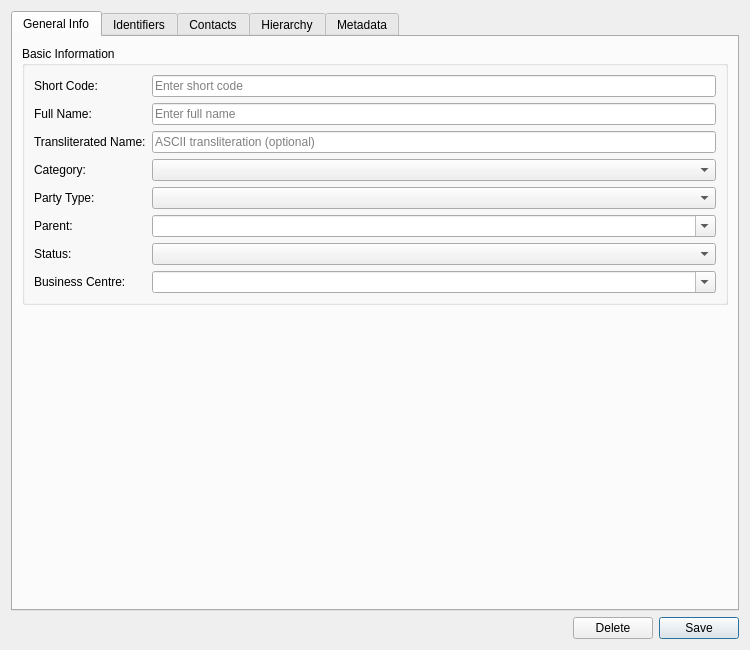
<?xml version="1.0" encoding="UTF-8"?>
<ui version="4.0">
 <class>EntityDetailDialog</class>
 <widget class="QWidget" name="EntityDetailDialog">
  <property name="geometry">
   <rect>
    <x>0</x>
    <y>0</y>
    <width>750</width>
    <height>650</height>
   </rect>
  </property>
  <property name="sizePolicy">
   <sizepolicy hsizetype="Preferred" vsizetype="Preferred">
    <horstretch>0</horstretch>
    <verstretch>0</verstretch>
   </sizepolicy>
  </property>
  <property name="minimumSize">
   <size>
    <width>700</width>
    <height>600</height>
   </size>
  </property>
  <property name="windowTitle">
   <string>Entity Details</string>
  </property>
  <layout class="QVBoxLayout" name="verticalLayout">
   <item>
    <widget class="QTabWidget" name="tabWidget">
     <property name="currentIndex">
      <number>0</number>
     </property>
     <widget class="QWidget" name="generalInfoTab">
      <attribute name="title">
       <string>General Info</string>
      </attribute>
      <layout class="QVBoxLayout" name="generalInfoLayout">
       <item>
        <widget class="QGroupBox" name="basicInfoGroup">
         <property name="title">
          <string>Basic Information</string>
         </property>
         <layout class="QFormLayout" name="formLayout">
          <item row="0" column="0">
           <widget class="QLabel" name="label_codeEdit">
            <property name="text">
             <string>Short Code:</string>
            </property>
           </widget>
          </item>
          <item row="0" column="1">
           <widget class="QLineEdit" name="codeEdit">
            <property name="placeholderText">
             <string>Enter short code</string>
            </property>
           </widget>
          </item>
          <item row="1" column="0">
           <widget class="QLabel" name="label_nameEdit">
            <property name="text">
             <string>Full Name:</string>
            </property>
           </widget>
          </item>
          <item row="1" column="1">
           <widget class="QLineEdit" name="nameEdit">
            <property name="placeholderText">
             <string>Enter full name</string>
            </property>
           </widget>
          </item>
          <item row="2" column="0">
           <widget class="QLabel" name="label_transliteratedNameEdit">
            <property name="text">
             <string>Transliterated Name:</string>
            </property>
           </widget>
          </item>
          <item row="2" column="1">
           <widget class="QLineEdit" name="transliteratedNameEdit">
            <property name="placeholderText">
             <string>ASCII transliteration (optional)</string>
            </property>
           </widget>
          </item>
          <item row="3" column="0">
           <widget class="QLabel" name="label_partyCategoryEdit">
            <property name="text">
             <string>Category:</string>
            </property>
           </widget>
          </item>
          <item row="3" column="1">
           <widget class="QComboBox" name="partyCategoryCombo"/>
          </item>
          <item row="4" column="0">
           <widget class="QLabel" name="label_partyTypeEdit">
            <property name="text">
             <string>Party Type:</string>
            </property>
           </widget>
          </item>
          <item row="4" column="1">
           <widget class="QComboBox" name="partyTypeCombo"/>
          </item>
          <item row="5" column="0">
           <widget class="QLabel" name="label_parentEntityEdit">
            <property name="text">
             <string>Parent:</string>
            </property>
           </widget>
          </item>
          <item row="5" column="1">
           <widget class="QComboBox" name="parentEntityCombo">
            <property name="editable">
             <bool>true</bool>
            </property>
           </widget>
          </item>
          <item row="6" column="0">
           <widget class="QLabel" name="label_statusEdit">
            <property name="text">
             <string>Status:</string>
            </property>
           </widget>
          </item>
          <item row="6" column="1">
           <widget class="QComboBox" name="statusCombo"/>
          </item>
          <item row="7" column="0">
           <widget class="QLabel" name="label_businessCenterEdit">
            <property name="text">
             <string>Business Centre:</string>
            </property>
           </widget>
          </item>
          <item row="7" column="1">
           <widget class="QComboBox" name="businessCenterCombo">
            <property name="editable">
             <bool>true</bool>
            </property>
           </widget>
          </item>
         </layout>
        </widget>
       </item>
       <item>
        <spacer name="generalInfoSpacer">
         <property name="orientation">
          <enum>Qt::Vertical</enum>
         </property>
         <property name="sizeHint" stdset="0">
          <size>
           <width>20</width>
           <height>40</height>
          </size>
         </property>
        </spacer>
       </item>
      </layout>
     </widget>
     <widget class="QWidget" name="identifiersTab">
      <attribute name="title">
       <string>Identifiers</string>
      </attribute>
      <layout class="QVBoxLayout" name="identifiersLayout"/>
     </widget>
     <widget class="QWidget" name="contactsTab">
      <attribute name="title">
       <string>Contacts</string>
      </attribute>
      <layout class="QVBoxLayout" name="contactsLayout"/>
     </widget>
     <widget class="QWidget" name="hierarchyTab">
      <attribute name="title">
       <string>Hierarchy</string>
      </attribute>
      <layout class="QVBoxLayout" name="hierarchyLayout"/>
     </widget>
     <widget class="QWidget" name="metadataTab">
      <attribute name="title">
       <string>Metadata</string>
      </attribute>
      <layout class="QVBoxLayout" name="metadataTabLayout">
       <item>
        <widget class="QGroupBox" name="metadataGroup">
         <property name="title">
          <string>Record Metadata (Read-only)</string>
         </property>
         <layout class="QFormLayout" name="formLayout_2">
          <item row="0" column="0">
           <widget class="QLabel" name="labelVersion">
            <property name="text">
             <string>Version:</string>
            </property>
           </widget>
          </item>
          <item row="0" column="1">
           <widget class="QLineEdit" name="versionEdit">
            <property name="readOnly">
             <bool>true</bool>
            </property>
           </widget>
          </item>
          <item row="1" column="0">
           <widget class="QLabel" name="labelModifiedBy">
            <property name="text">
             <string>Modified By:</string>
            </property>
           </widget>
          </item>
          <item row="1" column="1">
           <widget class="QLineEdit" name="modifiedByEdit">
            <property name="readOnly">
             <bool>true</bool>
            </property>
           </widget>
          </item>
          <item row="2" column="0">
           <widget class="QLabel" name="labelPerformedBy">
            <property name="text">
             <string>Performed By:</string>
            </property>
           </widget>
          </item>
          <item row="2" column="1">
           <widget class="QLineEdit" name="performedByEdit">
            <property name="readOnly">
             <bool>true</bool>
            </property>
           </widget>
          </item>
          <item row="4" column="0">
           <widget class="QLabel" name="labelChangeReason">
            <property name="text">
             <string>Change Reason:</string>
            </property>
           </widget>
          </item>
          <item row="4" column="1">
           <widget class="QLineEdit" name="changeReasonEdit">
            <property name="readOnly">
             <bool>true</bool>
            </property>
           </widget>
          </item>
          <item row="3" column="0">
           <widget class="QLabel" name="labelRecordedAt">
            <property name="text">
             <string>Recorded At:</string>
            </property>
           </widget>
          </item>
          <item row="3" column="1">
           <widget class="QLineEdit" name="recordedAtEdit">
            <property name="readOnly">
             <bool>true</bool>
            </property>
            <property name="maximumSize">
             <size>
              <width>250</width>
              <height>16777215</height>
             </size>
            </property>
           </widget>
          </item>
          <item row="5" column="0">
           <widget class="QLabel" name="labelCommentary">
            <property name="text">
             <string>Commentary:</string>
            </property>
           </widget>
          </item>
          <item row="5" column="1">
           <widget class="QLineEdit" name="commentaryEdit">
            <property name="readOnly">
             <bool>true</bool>
            </property>
           </widget>
          </item>
         </layout>
        </widget>
       </item>
       <item>
        <spacer name="metadataSpacer">
         <property name="orientation">
          <enum>Qt::Vertical</enum>
         </property>
         <property name="sizeHint" stdset="0">
          <size>
           <width>20</width>
           <height>40</height>
          </size>
         </property>
        </spacer>
       </item>
      </layout>
     </widget>
    </widget>
   </item>
   <item>
    <layout class="QHBoxLayout" name="buttonLayout">
     <item>
      <spacer name="horizontalSpacer">
       <property name="orientation">
        <enum>Qt::Horizontal</enum>
       </property>
       <property name="sizeHint" stdset="0">
        <size>
         <width>40</width>
         <height>20</height>
        </size>
       </property>
      </spacer>
     </item>
     <item>
      <widget class="QPushButton" name="deleteButton">
       <property name="text">
        <string>Delete</string>
       </property>
      </widget>
     </item>
     <item>
      <widget class="QPushButton" name="saveButton">
       <property name="text">
        <string>Save</string>
       </property>
       <property name="default">
        <bool>true</bool>
       </property>
      </widget>
     </item>
    </layout>
   </item>
  </layout>
 </widget>
 <resources/>
 <connections/>
</ui>
